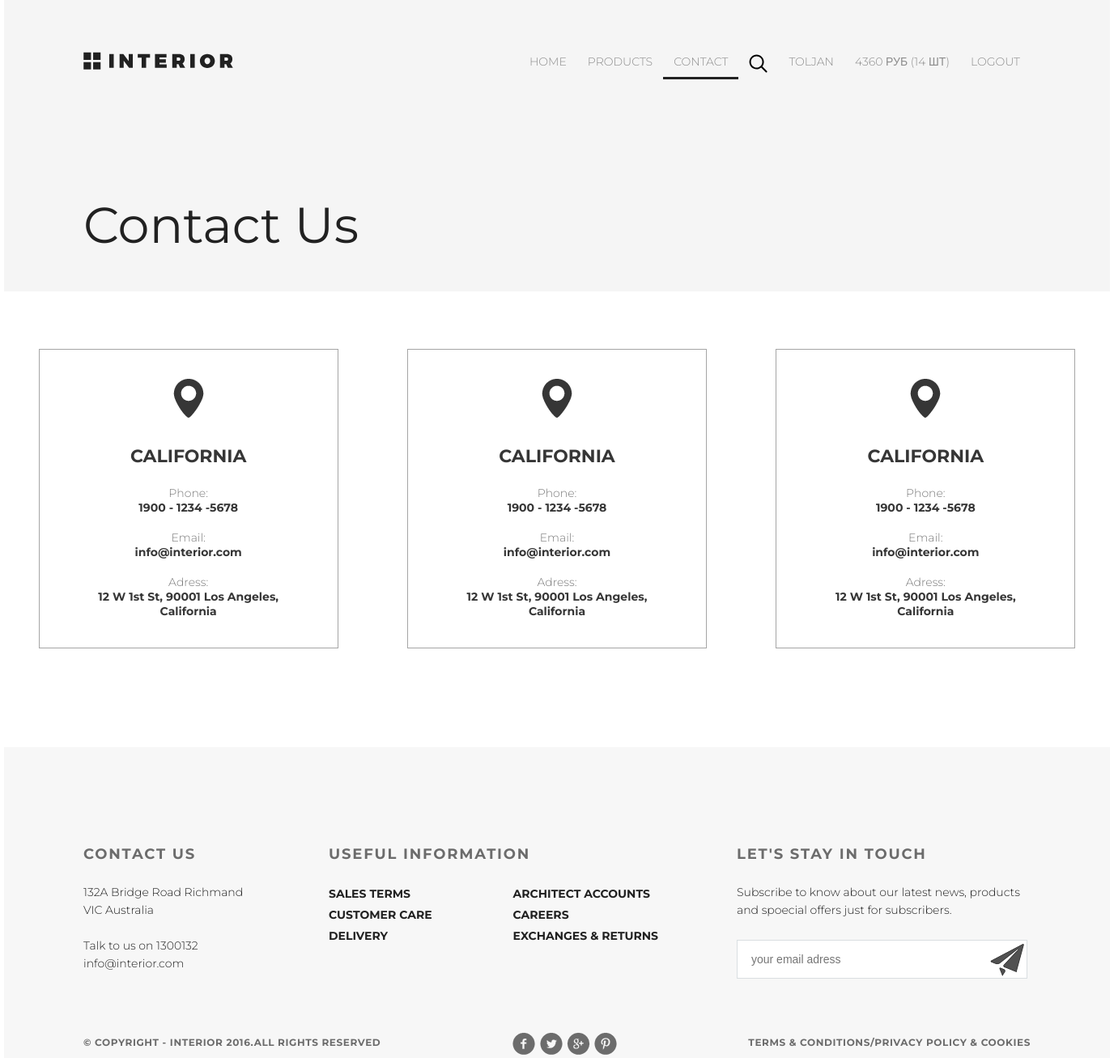
/contacts/ (signed in), run on the app's committed database.
### authapp/models.py (models this page shows)
class ShopUser(AbstractUser):
    avatar = models.ImageField(upload_to='users_avatars', blank=True)
    age = models.PositiveIntegerField(verbose_name = 'age')

### basketapp/models.py (models this page shows, shortened)
class Basket(models.Model):
    user = models.ForeignKey(settings.AUTH_USER_MODEL, on_delete=models.CASCADE, related_name='basket')
    product = models.ForeignKey(Product, on_delete=models.CASCADE)
    quantity = models.PositiveIntegerField(verbose_name='quantity', default=1)
    add_datetime = models.DateTimeField(verbose_name='time', auto_now_add=True)
    @property
    def product_cost(self):
        return self.product.price * self.quantity
    @property
    def total_quantity(self):
        _items = Basket.objects.filter(user=self.user)
        _totalquantity = sum(list(map(lambda x: x.quantity, _items)))
        return _totalquantity
    @property
    def total_cost(self):
        _items = Basket.objects.filter(user=self.user)
        _totalcost = sum(list(map(lambda x: x.product_cost, _items)))
        return _totalcost

### mainapp/models.py (models this page shows, shortened)
class Product(models.Model):
    category = models.ForeignKey(ProductCategory, on_delete=models.CASCADE)
    name = models.CharField(verbose_name='имя продукта', max_length=128)
    image = models.ImageField(upload_to='products_images', blank=True)
    short_desc = models.CharField(verbose_name='краткое описание продукта', max_length=60, blank=True)
    description = models.TextField(verbose_name='описание продукта', blank=True)
    price = models.DecimalField(verbose_name='цена продукта', max_digits=8, decimal_places=2, default=0)
    quantity = models.PositiveIntegerField(verbose_name='количество на складе', default=0)

### mainapp/views.py (the view)
# urls.py: url(r'^contacts/', mainapp.contacts, name='contacts'),
def contacts(request):
    basket = get_basket(request.user)
    context = {
        'basket': basket,
    }
    return render(request, 'mainapp/contacts.html', context)

### mainapp/views.py (called while the page is built)
def get_basket(user):
    if user.is_authenticated:
        return Basket.objects.filter(user=user)
    else:
        return []

### mainapp/templates/mainapp/contacts.html (shortened to what this page needs)
{% extends 'mainapp/base.html' %}
{% block content %}
    <div class="wrapper">
        <div class="top">
            <div class="container">
                <div class="product_range padding-site">
                    <div class="header ">
                        <a class="logo" href="/"><img src="/static/img/logo.svg" alt="logo"></a>
                        {% include 'mainapp/includes/inc_menu.html' %}
                    </div>
                    <span class="header_text">Contact Us</span>
                </div>
                <div class="contact_box">
                    <a href="#" class="contact_details">
                        <img src="/static/img/cursor.png" alt="cursor">
                        <h3 class="contact_details_h3">California</h3>
                        <p class="phone">Phone:</p>
                        <p class="info">1900 - 1234 -5678</p><br>
                        <p class="phone">Email:</p>
                        <p class="info">info@interior.com</p><br>
                        <p class="phone">Adress:</p>
                        <p class="info">12 W 1st St, 90001 Los Angeles, California</p>
                    </a>
                    <a href="#" class="contact_details">
                        <img src="/static/img/cursor.png" alt="cursor">
                        <h3 class="contact_details_h3">California</h3>
                        <p class="phone">Phone:</p>
                        <p class="info">1900 - 1234 -5678</p><br>
                        <p class="phone">Email:</p>
                        <p class="info">info@interior.com</p><br>
                        <p class="phone">Adress:</p>
                        <p class="info">12 W 1st St, 90001 Los Angeles, California</p>
                    </a>
                    <a href="#" class="contact_details">
                        <img src="/static/img/cursor.png" alt="cursor">
                        <h3 class="contact_details_h3">California</h3>
                        <p class="phone">Phone:</p>
                        <p class="info">1900 - 1234 -5678</p><br>
                        <p class="phone">Email:</p>
                        <p class="info">info@interior.com</p><br>
                        <p class="phone">Adress:</p>
                        <p class="info">12 W 1st St, 90001 Los Angeles, California</p>
                    </a>
                </div>
            </div>
        </div>
        <div class="container">
            <div class="footer padding-site">
                <div class="footer-top">
                    <div class="contact">
                        <h3 class="footer-h3">CONTACT US</h3>
                        <p class="contact-p">132A Bridge Road Richmand VIC Australia<br> <br>Talk to us on 1300132
                            info@interior.com</p>
                    </div>
                    <div class="useful">
                        <h3 class="footer-h3">USEFUL INFORMATION</h3>
                        <div class="mini-menu">
                            <div class="menu-mini right-margin">
                                <a href="#">SALES TERMS</a>
                                <a href="#">CUSTOMER CARE</a>
                                <a href="#">DELIVERY</a>
                            </div>
                            <div class="menu-mini">
                                <a href="#">ARCHITECT ACCOUNTS</a>
                                <a href="#">CAREERS</a>
                                <a href="#">EXCHANGES & RETURNS</a>
                            </div>
                        </div>
                    </div>
                    <div class="touch">
                        <h3 class="footer-h3">LET'S STAY IN TOUCH</h3>
                        <p class="contact-p">Subscribe to know about our latest news, products and spoecial offers just
                            for subscribers.</p>
                        <form class="email-form" action="#">
                            <input class="contact-email" type="text" placeholder="your email adress">
                            <input class="email-button" type="submit" value="">
                        </form>
                    </div>
                </div>
                <div class="footer-bottom">
                    <div class="copyright">
                        <p>&copy; COPYRIGHT - INTERIOR 2016.ALL RIGHTS RESERVED</p>
                    </div>
                    <div class="s-links">
                        <a href="#"><img src="/static/img/social-links.png" alt="links"></a>
                    </div>
                    <div class="terms">
                        <a href="#">TERMS & CONDITIONS/PRIVACY POLICY & COOKIES</a>
                    </div>
                </div>
            </div>
        </div>
    </div>
{% endblock %}

### mainapp/templates/mainapp/includes/inc_menu.html (shortened to what this page needs)
{% load static %}
<ul class="menu">
    <li><a class="" href="{% url 'index' %}">HOME</a></li>
    <li><a class="" href="{% url 'products:index' %}">PRODUCTS</a></li>
    <li><a class="{% if request.resolver_match.url_name == 'contacts' %}
                        active
                      {% endif %}" href="{% url 'contacts' %}">CONTACT</a></li>
    <li><a href="#"><img src="{% static '/img/search.svg' %}" alt="search"></a></li>
    {% if user.is_authenticated %}
        <li>
            <a href="{% url 'auth:edit' %}">
                {{ user.username|title }}
            </a>
        </li>
        <li>
            <a href="{% url 'basket:view' %}" class="basket">
    <span>
    {% if basket %}
        {{ basket.0.total_cost|floatformat:0 }} руб
        ({{ basket.0.total_quantity }} шт)
    {% endif %}
    </span>
            </a>
        </li>
    {% endif %}
    {% if user.is_authenticated %}
        <li><a href="{% url 'auth:logout' %}">logout</a></li>
    {% else %}
        <li><a href="{% url 'auth:login' %}">login</a></li>
        <li><a href="{% url 'auth:register' %}">registration</a></li>
    {% endif %}
</ul>

### static/css/style.css (style rules this page uses)
* { margin: 0; padding: 0; }
body { font-family: 'Montserrat', sans-serif; }
html, body { height: 100%; }
.wrapper { min-height: 100%; display: flex; flex-direction: column; }
.top { flex-grow: 1; }
.container { width: 1366px; margin: 0 auto; }
.header { display: flex; justify-content: space-between; }
.menu { display: flex; list-style-type: none; margin-top: 57px; }
.padding-site { padding-left: 98px; padding-right: 98px; }
.logo { margin-top: 64px; }
.menu a { padding: 10px 13px; display: block; color: #8c8c8c; font-size: 14px; font-weight: 300; text-transform: uppercase; text-decoration: none; }
.active { color: #212121; font-weight: 700; border-bottom: 3px solid #212121; }
.footer { background-color: #f7f7f7; height: 264px; padding-top: 120px; display: flex; flex-direction: column; justify-content: space-between; }
.footer-top { display: flex; justify-content: space-between; margin-bottom: 60px; }
.footer-bottom { display: flex; justify-content: space-between; }
.touch { width: 363px; }
.useful { width: 422px; }
.right-margin { margin-right: 100px; }
.contact { width: 221px; }
.mini-menu { display: flex; }
.menu-mini { display: flex; flex-direction: column; }
.menu-mini a { color: #212121; font-size: 14px; font-weight: 700; line-height: 26px; text-transform: uppercase; letter-spacing: 0.0px; text-decoration: none; }
.footer-h3 { color: #6c6c6c; font-size: 18px; font-weight: 700; line-height: 24px; text-transform: uppercase; letter-spacing: 1.8px; margin-bottom: 24px; }
.contact-p { color: #212121; font-size: 14px; font-weight: 300; line-height: 22px; }
.copyright { color: #6c6c6c; font-size: 12px; font-weight: 700; line-height: 26px; text-transform: uppercase; letter-spacing: 0.6px; }
.terms a { color: #6c6c6c; font-size: 12px; font-weight: 700; line-height: 26px; text-transform: uppercase; letter-spacing: 0.6px; text-decoration: none; }
.email-button { position: absolute; background: url('/static/img/plane2.png') no-repeat; height: 44px; width: 44px; border: none; bottom: 2px; right: 7px; }
.contact-email { border-width: 1px; border-color: #d9dee1; border-style: solid; background-color: #ffffff; width: 340px; height: 46px; color: #6c6c6c; font-size: 14px; font-weight: 300; line-height: 22px; text-align: left; padding-left: 17px; }
.email-form { display: block; position: relative; margin-top: 26px; }
.product_range { height: 360px; background-color: #f5f5f5; }
.header_text { color: #212121; font-size: 62px; font-weight: 400; margin-bottom: 44px; }
.product_range { display: flex; flex-direction: column; justify-content: space-between; }
.contact_box { display: flex; justify-content: space-around; margin-bottom: 122px; margin-top: 71px; }
.contact_details { width: 370px; height: 370px; border: 1px solid #9c9c9c; background-color: #ffffff; opacity: 0.9; box-sizing: border-box; padding: 49px; text-decoration: none; display: flex; flex-direction: column; align-items: center; justify-content: center; }
.contact_details_h3 { color: #212121; font-size: 22px; font-weight: 700; text-transform: uppercase; margin-bottom: 23px; margin-top: 34px; }
.phone { color: #6c6c6c; font-weight: 300; font-size: 14px; text-align: center; }
.info { font-size: 14px; color: #212121; font-weight: 700; text-align: center; }

### data on the page
ShopUser: username "TOLJAN"
Basket: user+product+quantity "4360", user+quantity "14"
